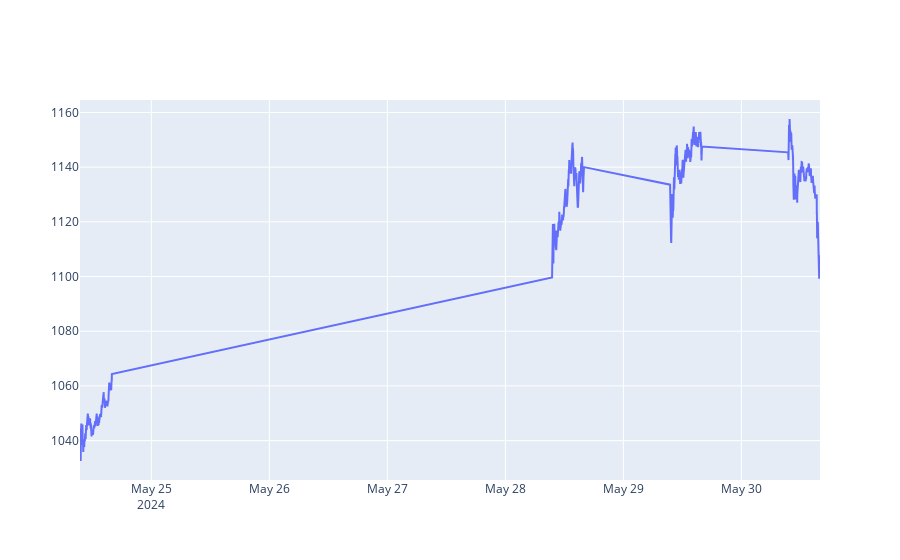

This figure's notebook cell:
### Code cell
fig = go.Figure(data=go.Scatter(x=df_minute['date'], y=df_minute['close'], mode='lines'))
fig.show()

### Figure 1 — Plotly figure (JSON) as saved in the notebook; plotly's stock layout.template omitted (floating-point values rounded to 4 significant figures; data arrays with more than 128 entries replaced by an {"elided": "..."} marker saying what was removed)
{"data": [{"mode": "lines", "type": "scatter", "x": {"elided": "1558 str values"}, "y": {"elided": "1558 float values"}}], "layout": {}}
